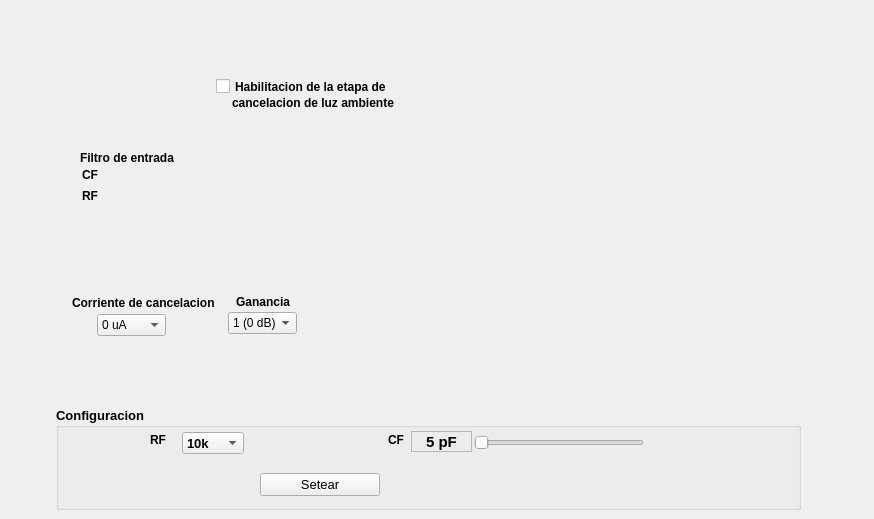
          <widget class="QWidget" name="TabRx">
           <attribute name="title">
            <string>Etapa RX</string>
           </attribute>
           <widget class="QLabel" name="label_3">
            <property name="geometry">
             <rect>
              <x>82</x>
              <y>188</y>
              <width>29</width>
              <height>16</height>
             </rect>
            </property>
            <property name="font">
             <font>
              <pointsize>9</pointsize>
              <weight>75</weight>
              <bold>true</bold>
             </font>
            </property>
            <property name="text">
             <string>RF </string>
            </property>
           </widget>
           <widget class="QLabel" name="label_4">
            <property name="geometry">
             <rect>
              <x>82</x>
              <y>167</y>
              <width>29</width>
              <height>16</height>
             </rect>
            </property>
            <property name="font">
             <font>
              <pointsize>9</pointsize>
              <weight>75</weight>
              <bold>true</bold>
             </font>
            </property>
            <property name="text">
             <string>CF</string>
            </property>
           </widget>
           <widget class="QComboBox" name="cbCorriente">
            <property name="geometry">
             <rect>
              <x>97</x>
              <y>314</y>
              <width>69</width>
              <height>22</height>
             </rect>
            </property>
            <item>
             <property name="text">
              <string>0 uA</string>
             </property>
            </item>
            <item>
             <property name="text">
              <string>1 uA</string>
             </property>
            </item>
            <item>
             <property name="text">
              <string>2 uA</string>
             </property>
            </item>
            <item>
             <property name="text">
              <string>3 uA</string>
             </property>
            </item>
            <item>
             <property name="text">
              <string>4 uA</string>
             </property>
            </item>
            <item>
             <property name="text">
              <string>5 uA</string>
             </property>
            </item>
            <item>
             <property name="text">
              <string>6 uA</string>
             </property>
            </item>
            <item>
             <property name="text">
              <string>7 uA</string>
             </property>
            </item>
            <item>
             <property name="text">
              <string>8 uA</string>
             </property>
            </item>
            <item>
             <property name="text">
              <string>9 uA</string>
             </property>
            </item>
            <item>
             <property name="text">
              <string>10 uA</string>
             </property>
            </item>
           </widget>
           <widget class="QCheckBox" name="ckEtapa2">
            <property name="geometry">
             <rect>
              <x>216</x>
              <y>78</y>
              <width>191</width>
              <height>17</height>
             </rect>
            </property>
            <property name="font">
             <font>
              <pointsize>9</pointsize>
              <weight>75</weight>
              <bold>true</bold>
             </font>
            </property>
            <property name="text">
             <string>Habilitacion de la etapa de</string>
            </property>
            <property name="tristate">
             <bool>false</bool>
            </property>
           </widget>
           <widget class="QComboBox" name="cbGetapa2">
            <property name="geometry">
             <rect>
              <x>228</x>
              <y>312</y>
              <width>69</width>
              <height>22</height>
             </rect>
            </property>
            <item>
             <property name="text">
              <string>1 (0 dB)</string>
             </property>
            </item>
            <item>
             <property name="text">
              <string>1.5 (3.5 dB)</string>
             </property>
            </item>
            <item>
             <property name="text">
              <string>2 (6 dB)</string>
             </property>
            </item>
            <item>
             <property name="text">
              <string>3 (9.5 dB)</string>
             </property>
            </item>
            <item>
             <property name="text">
              <string>4 (12 dB)</string>
             </property>
            </item>
           </widget>
           <widget class="QLabel" name="label_5">
            <property name="geometry">
             <rect>
              <x>236</x>
              <y>294</y>
              <width>60</width>
              <height>16</height>
             </rect>
            </property>
            <property name="font">
             <font>
              <weight>75</weight>
              <bold>true</bold>
             </font>
            </property>
            <property name="text">
             <string>Ganancia</string>
            </property>
           </widget>
           <widget class="QGroupBox" name="groupBox_6">
            <property name="geometry">
             <rect>
              <x>56</x>
              <y>407</y>
              <width>745</width>
              <height>103</height>
             </rect>
            </property>
            <property name="font">
             <font>
              <pointsize>10</pointsize>
              <weight>75</weight>
              <bold>true</bold>
             </font>
            </property>
            <property name="title">
             <string>Configuracion</string>
            </property>
            <widget class="QPushButton" name="btnSetearRx">
             <property name="geometry">
              <rect>
               <x>204</x>
               <y>66</y>
               <width>120</width>
               <height>23</height>
              </rect>
             </property>
             <property name="maximumSize">
              <size>
               <width>120</width>
               <height>16777215</height>
              </size>
             </property>
             <property name="font">
              <font>
               <weight>50</weight>
               <bold>false</bold>
              </font>
             </property>
             <property name="text">
              <string>Setear</string>
             </property>
            </widget>
            <widget class="QSlider" name="Slider3">
             <property name="geometry">
              <rect>
               <x>418</x>
               <y>25</y>
               <width>170</width>
               <height>21</height>
              </rect>
             </property>
             <property name="maximum">
              <number>31</number>
             </property>
             <property name="value">
              <number>0</number>
             </property>
             <property name="orientation">
              <enum>Qt::Horizontal</enum>
             </property>
            </widget>
            <widget class="QComboBox" name="cbRF">
             <property name="geometry">
              <rect>
               <x>126</x>
               <y>25</y>
               <width>62</width>
               <height>22</height>
              </rect>
             </property>
             <property name="currentText">
              <string>10k</string>
             </property>
             <property name="currentIndex">
              <number>0</number>
             </property>
             <item>
              <property name="text">
               <string>10k</string>
              </property>
             </item>
             <item>
              <property name="text">
               <string>25k</string>
              </property>
             </item>
             <item>
              <property name="text">
               <string>50k</string>
              </property>
             </item>
             <item>
              <property name="text">
               <string>100k</string>
              </property>
             </item>
             <item>
              <property name="text">
               <string>250k</string>
              </property>
             </item>
             <item>
              <property name="text">
               <string>500k</string>
              </property>
             </item>
             <item>
              <property name="text">
               <string>1M</string>
              </property>
             </item>
            </widget>
            <widget class="QLabel" name="label_6">
             <property name="geometry">
              <rect>
               <x>94</x>
               <y>25</y>
               <width>29</width>
               <height>16</height>
              </rect>
             </property>
             <property name="font">
              <font>
               <pointsize>9</pointsize>
               <weight>75</weight>
               <bold>true</bold>
              </font>
             </property>
             <property name="text">
              <string>RF </string>
             </property>
            </widget>
            <widget class="QLabel" name="label_7">
             <property name="geometry">
              <rect>
               <x>332</x>
               <y>25</y>
               <width>23</width>
               <height>16</height>
              </rect>
             </property>
             <property name="font">
              <font>
               <pointsize>9</pointsize>
               <weight>75</weight>
               <bold>true</bold>
              </font>
             </property>
             <property name="text">
              <string>CF</string>
             </property>
            </widget>
            <widget class="QLabel" name="lblCurrent3">
             <property name="geometry">
              <rect>
               <x>355</x>
               <y>24</y>
               <width>61</width>
               <height>21</height>
              </rect>
             </property>
             <property name="font">
              <font>
               <pointsize>11</pointsize>
               <weight>75</weight>
               <bold>true</bold>
              </font>
             </property>
             <property name="frameShape">
              <enum>QFrame::StyledPanel</enum>
             </property>
             <property name="frameShadow">
              <enum>QFrame::Sunken</enum>
             </property>
             <property name="text">
              <string>5 pF</string>
             </property>
             <property name="scaledContents">
              <bool>true</bool>
             </property>
             <property name="alignment">
              <set>Qt::AlignCenter</set>
             </property>
             <property name="textInteractionFlags">
              <set>Qt::LinksAccessibleByMouse|Qt::TextEditable</set>
             </property>
            </widget>
           </widget>
           <widget class="QLabel" name="label_8">
            <property name="geometry">
             <rect>
              <x>232</x>
              <y>90</y>
              <width>212</width>
              <height>26</height>
             </rect>
            </property>
            <property name="font">
             <font>
              <pointsize>9</pointsize>
              <weight>75</weight>
              <bold>true</bold>
             </font>
            </property>
            <property name="text">
             <string>cancelacion de luz ambiente</string>
            </property>
           </widget>
           <widget class="QLabel" name="label_9">
            <property name="geometry">
             <rect>
              <x>80</x>
              <y>148</y>
              <width>100</width>
              <height>20</height>
             </rect>
            </property>
            <property name="font">
             <font>
              <weight>75</weight>
              <bold>true</bold>
             </font>
            </property>
            <property name="text">
             <string>Filtro de entrada</string>
            </property>
           </widget>
           <widget class="QLabel" name="label_10">
            <property name="geometry">
             <rect>
              <x>72</x>
              <y>295</y>
              <width>148</width>
              <height>16</height>
             </rect>
            </property>
            <property name="font">
             <font>
              <weight>75</weight>
              <bold>true</bold>
             </font>
            </property>
            <property name="text">
             <string>Corriente de cancelacion</string>
            </property>
           </widget>
           <widget class="QLabel" name="label_13">
            <property name="geometry">
             <rect>
              <x>0</x>
              <y>16</y>
              <width>865</width>
              <height>390</height>
             </rect>
            </property>
            <property name="text">
             <string/>
            </property>
            <property name="pixmap">
             <pixmap>RXStage1.png</pixmap>
            </property>
            <property name="scaledContents">
             <bool>true</bool>
            </property>
           </widget>
           <zorder>label_13</zorder>
           <zorder>label_3</zorder>
           <zorder>label_4</zorder>
           <zorder>cbCorriente</zorder>
           <zorder>ckEtapa2</zorder>
           <zorder>cbGetapa2</zorder>
           <zorder>label_5</zorder>
           <zorder>groupBox_6</zorder>
           <zorder>label_8</zorder>
           <zorder>label_9</zorder>
           <zorder>label_10</zorder>
          </widget>
